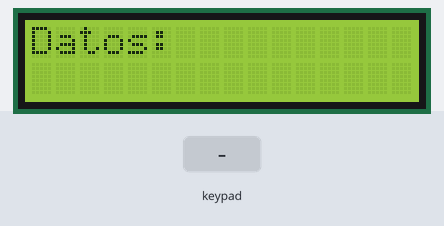
Bench run of a sketch on a simulated Arduino Uno, built with avr-gcc and run on an emulated ATmega328P. On the bench: 16×2 character LCD. The test bench sets the inputs (shaded band). EEPROM starts erased; what the sketch prints to the serial monitor is not drawn.

Above: at 1.2 s.
1.3 s: keypad keys 1 3 1 2 1 1 1 0 # pressed 0.4 s apart
At 5.5 s:
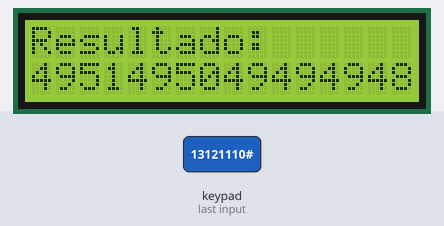
6.4 s: key 'A' pressed
At 6.7 s:
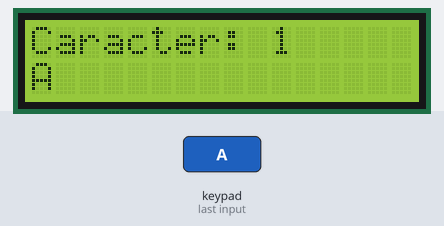
7.9 s: key 'B' pressed
At 9.0 s:
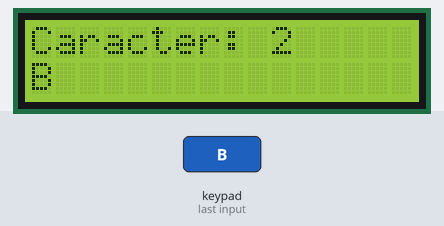
9.4 s: keypad keys 1 3 1 2 1 1 1 0 * pressed 0.4 s apart
At 12.9 s:
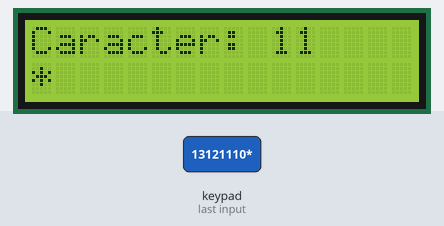
14.5 s: key 'C' pressed
At 15.2 s:
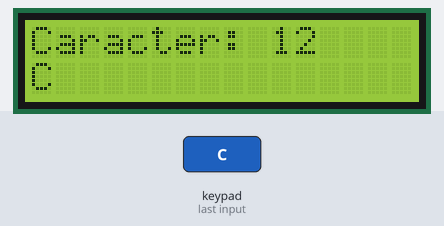
16.0 s: keypad keys 1 3 1 2 1 1 1 0 D pressed 0.4 s apart
At 20.0 s:
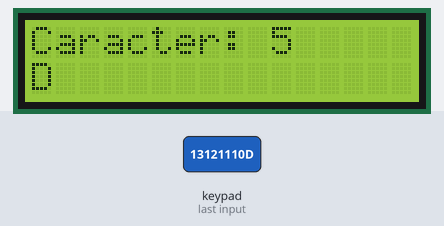
Timing chart, 0 to 21.5 s (numbered marks = the images above; inputs shaded):
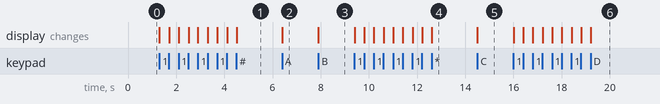

Measured:
- after the input at 1.3 s, the display: first changes at once (image 1 shows a later state)
- after the input at 6.4 s, the display: changes at once (image 2)
- after the input at 7.9 s, the display: changes at once (image 3)
- after the input at 9.4 s, the display: first changes at once (image 4 shows a later state)
- after the input at 14.5 s, the display: changes at once (image 5)
- after the input at 16.0 s, the display: first changes at once (image 6 shows a later state)

The sketch:

Ruiz_Galo_DEBER_5.1_SE.ino
```cpp
/*
 * DEBER 5.1
 * NOMBRE: Galo Ruiz
 */

#include <EEPROM.h>
#include <Keypad.h>
#include <LiquidCrystal.h>


LiquidCrystal lcd(A0,A1,A2,A3,A4,A5);

const byte FIL = 4;     // define numero de filas
const byte COL = 4;    // define numero de columnas
char keys[FIL][COL] = {    // define la distribucion de teclas
  {'7','8','9','A'},
  {'4','5','6','B'},
  {'1','2','3','C'},
  {'*','0','#','D'}
};

byte pinesFilas[FIL] = {13,12,11,10};
byte pinesColumnas[COL] = {9,8,7,6};

Keypad teclado = Keypad(makeKeymap(keys), pinesFilas, pinesColumnas, FIL, COL);

const int sw1 = 4;
char c1;
int bb;
int co = 0;
String pal;

void setup() {
  Serial.begin(9600);
  lcd.begin(16,2);
  lcd.setCursor(0,0);
  lcd.print("Datos:");

}

void loop() {
  c1 = teclado.getKey();
  if(c1){
    if(c1 != '#' && co < 15){
      co++;
      pal +=c1;
      bb = int(c1);
      Serial.println(c1);
      EEPROM.write((co-1),c1);
      lcd.clear();
      lcd.setCursor(0,0);
      lcd.print(String("Caracter: ")+String(co));
      lcd.setCursor(0,1);
      lcd.print(c1);

    }
    else{
      Serial.println("Resultado:");
      Serial.println(pal);
      co = 0;
      lcd.clear();
      lcd.setCursor(0,0);
      lcd.print("Resultado:");
      pal = " ";
      for(int k=0; k<15; k++){
        lcd.setCursor(k+k,1);
        lcd.print(EEPROM.read(k));
      }
    }
  }

}
```
